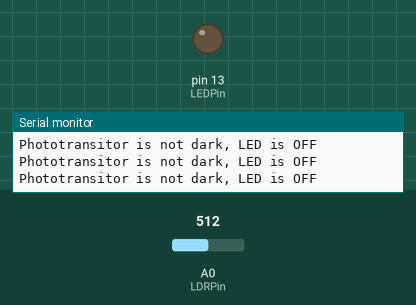
The sketch below on a simulated Arduino Uno, built with avr-gcc and run on an emulated ATmega328P. Parts: output pins drawn as LEDs (lit = HIGH), the last lines printed to the serial monitor. Inputs (shaded band) come from the test bench; at power-on: A0 (LDRPin) = 512.

Above: at 1.2 s.
1.3 s: A0 (LDRPin) set to 310
4.3 s: A0 (LDRPin) set to 284
At 5.6 s:
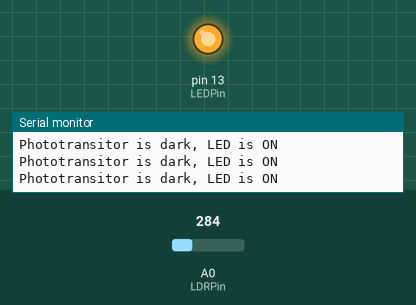
Timing chart, 0 to 7.3 s (numbered marks = the images above; inputs shaded):
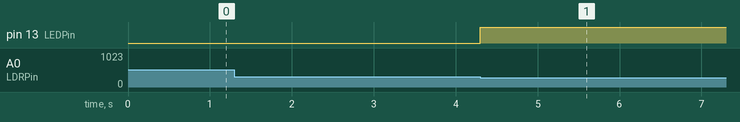

Measured:
- the behaviour switches between 301 and 300 on A0 (LDRPin) (found by bisection; images 0 and 1)
- after the input at 4.3 s, pin 13 (LEDPin): LOW → HIGH at once

The sketch:

Led_and_Phtotransitor_.ino
```cpp
const int LEDPin = 13;
const int LDRPin = A0;


void setup() {
  Serial.begin(9600);
  pinMode(LEDPin, OUTPUT);
  pinMode(LDRPin, INPUT);

}

void loop() {
  int LDRStatus = analogRead(LDRPin);

  if (LDRStatus <=300) {
    digitalWrite(LEDPin, HIGH);
    Serial.println("Phototransitor is dark, LED is ON");
  }

  else {
    digitalWrite(LEDPin, LOW);
    Serial.println("Phototransitor is not dark, LED is OFF");
    }

}
```
